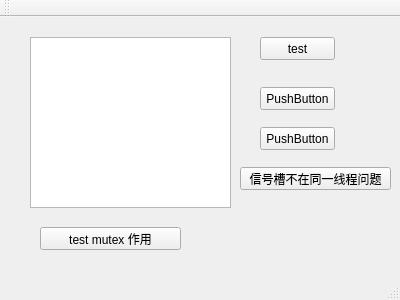
<?xml version="1.0" encoding="UTF-8"?>
<ui version="4.0">
 <class>MainWindow</class>
 <widget class="QMainWindow" name="MainWindow">
  <property name="geometry">
   <rect>
    <x>0</x>
    <y>0</y>
    <width>400</width>
    <height>300</height>
   </rect>
  </property>
  <property name="windowTitle">
   <string>MainWindow</string>
  </property>
  <widget class="QWidget" name="centralWidget">
   <widget class="QPushButton" name="pushButton">
    <property name="geometry">
     <rect>
      <x>260</x>
      <y>20</y>
      <width>75</width>
      <height>23</height>
     </rect>
    </property>
    <property name="text">
     <string>test</string>
    </property>
   </widget>
   <widget class="QTextEdit" name="textEdit">
    <property name="geometry">
     <rect>
      <x>30</x>
      <y>20</y>
      <width>201</width>
      <height>171</height>
     </rect>
    </property>
   </widget>
   <widget class="QPushButton" name="pushButton_2">
    <property name="geometry">
     <rect>
      <x>260</x>
      <y>70</y>
      <width>75</width>
      <height>23</height>
     </rect>
    </property>
    <property name="text">
     <string>PushButton</string>
    </property>
   </widget>
   <widget class="QPushButton" name="pushButton_3">
    <property name="geometry">
     <rect>
      <x>260</x>
      <y>110</y>
      <width>75</width>
      <height>23</height>
     </rect>
    </property>
    <property name="text">
     <string>PushButton</string>
    </property>
   </widget>
   <widget class="QPushButton" name="pushButton_4">
    <property name="geometry">
     <rect>
      <x>240</x>
      <y>150</y>
      <width>151</width>
      <height>23</height>
     </rect>
    </property>
    <property name="text">
     <string>信号槽不在同一线程问题</string>
    </property>
   </widget>
   <widget class="QPushButton" name="pushButton_5">
    <property name="geometry">
     <rect>
      <x>40</x>
      <y>210</y>
      <width>141</width>
      <height>23</height>
     </rect>
    </property>
    <property name="text">
     <string>test mutex 作用</string>
    </property>
   </widget>
  </widget>
  <widget class="QMenuBar" name="menuBar">
   <property name="geometry">
    <rect>
     <x>0</x>
     <y>0</y>
     <width>400</width>
     <height>23</height>
    </rect>
   </property>
  </widget>
  <widget class="QToolBar" name="mainToolBar">
   <attribute name="toolBarArea">
    <enum>TopToolBarArea</enum>
   </attribute>
   <attribute name="toolBarBreak">
    <bool>false</bool>
   </attribute>
  </widget>
  <widget class="QStatusBar" name="statusBar"/>
 </widget>
 <layoutdefault spacing="6" margin="11"/>
 <resources/>
 <connections/>
</ui>
